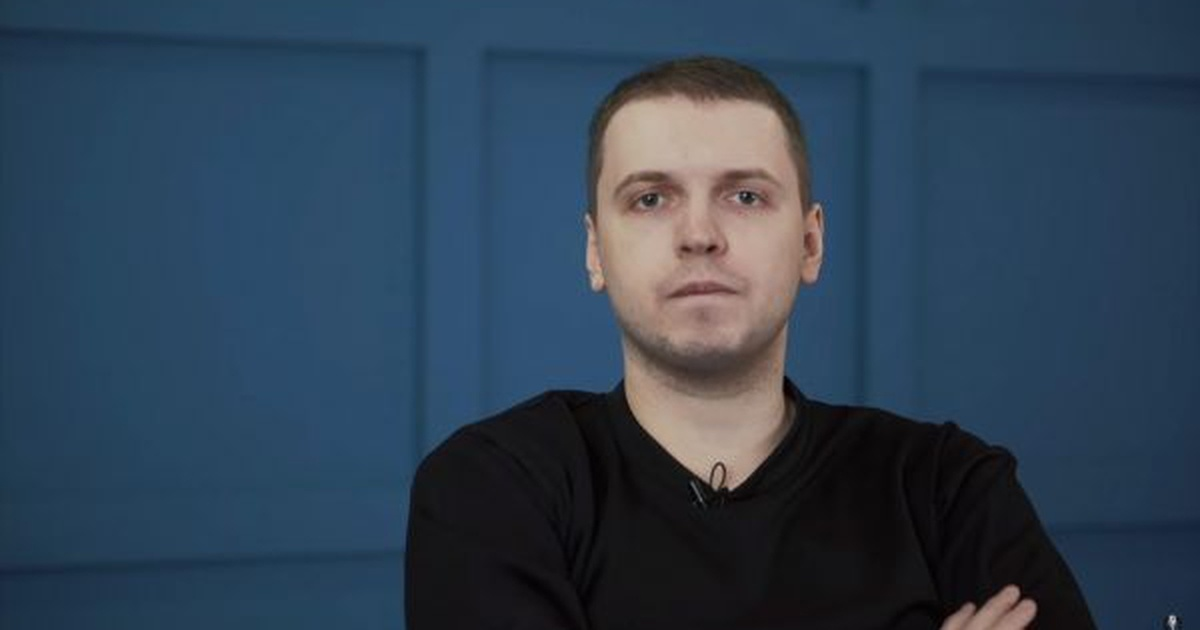
#> input picture img2.jpg, 1200 x 630 px
$ python old_filter.py
#> lines starting #> are read from the running program, lines starting #| are printed output that depends on the picture
from PIL import Image
import numpy as np
import time;

img = Image.open("img2.jpg")
#> img is the input picture: PIL image 1200x630 RGB; mean R, G, B 47.4, 65.4, 83.8
startTime = time.time();
arr = np.array(img)
a = len(arr)
#> a = 630
a1 = len(arr[1])
#> a1 = 1200
i = 0
while i < a:
    j = 0
    while j < a1:
        s = 0
        for n in range(i, i + 10):
            for n1 in range(j, j + 10):
                red = arr[n][n1][0]
                green = arr[n][n1][1]
                blue = arr[n][n1][2]
                M = int(red) + int(green) + int(blue)
                s += M
        s = int(s // 100)
        for n in range(i, i + 10):
            for n1 in range(j, j + 10):
                arr[n][n1][0] = int(s // 50) * 50 // 3
                arr[n][n1][1] = int(s // 50) * 50 // 3
                arr[n][n1][2] = int(s // 50) * 50 // 3
        j = j + 10
    i = i + 10
#> this loop made 63 passes
#> i on passes 1 to 12: 10, 20, 30, 40, 50, 60, 70, 80, 90, 100, 110, 120
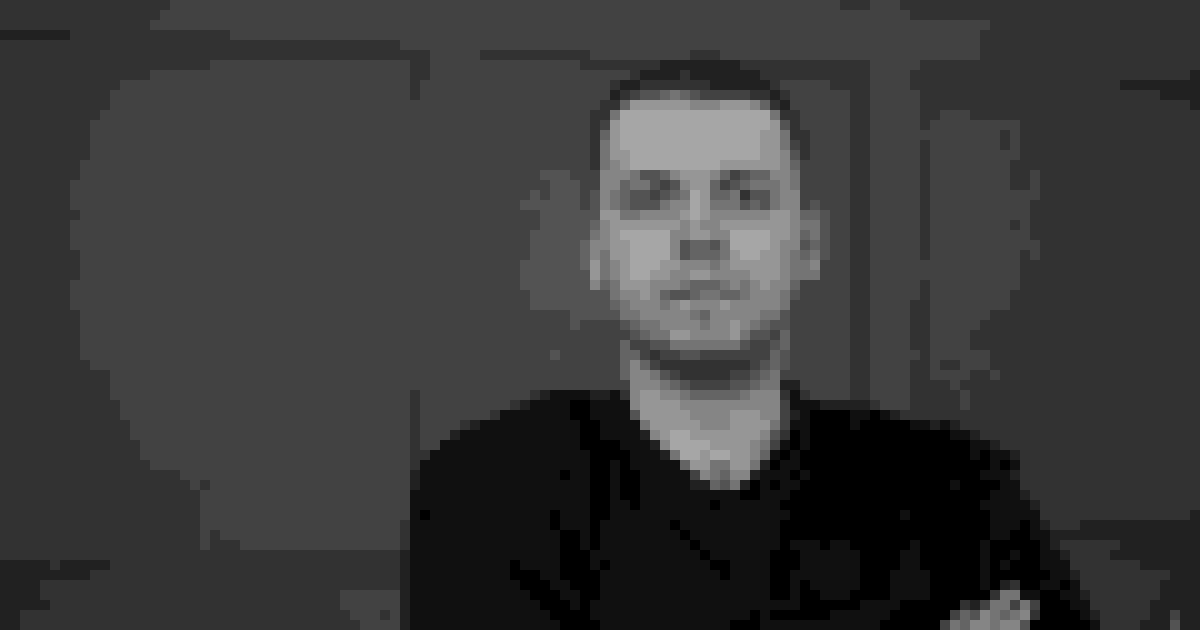
#> arr: shape (630, 1200, 3); min 0, max 166, mean 56.9
#> after the loop, i = 630
res = Image.fromarray(arr)
res.save('res.jpg')
endTime = time.time();
print();
print(f'Время выполнения программы составило: {endTime - startTime} секунд');
